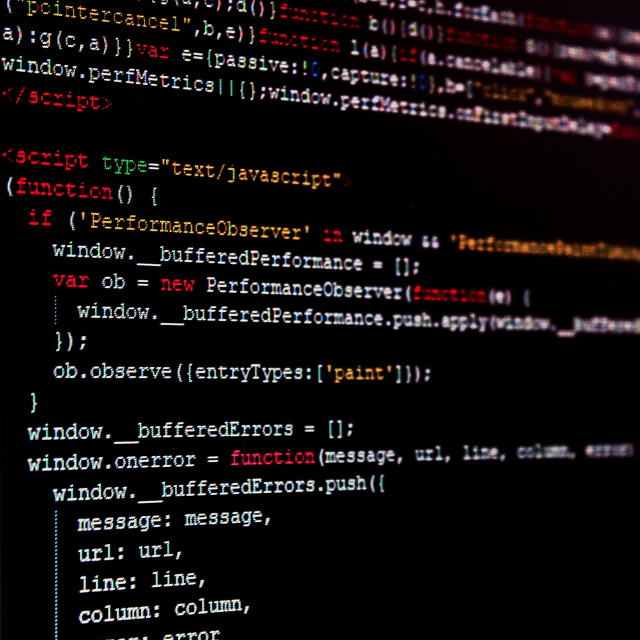
#> input picture photo-code/src/assets/code.jpg, 1280 x 1280 px (shown at 1/2 size)
$ python -i image_processing.py   (imports and definitions only)
#> lines starting #> are read from the running program, lines starting #| are printed output that depends on the picture
import io
import os
from PIL import Image, ImageEnhance, ImageFilter, ImageFile
import numpy as np
import cv2
from google.cloud import vision

def detect_text(path):
    """Detects text in the file."""
    client = vision.ImageAnnotatorClient()
    with io.open(path, 'rb') as image_file:
        content = image_file.read()

    image = vision.types.Image(content=content)

    response = client.document_text_detection(image=image)
    texts = response.text_annotations
    return response.text_annotations[0].description

def convert_detect(image_64_encode, filename="temp.jpg", convert=False):
    filename, file_extension = os.path.splitext(filename)
    path = "temp" + file_extension
    import base64
    image_64_decode = base64.decodestring(image_64_encode)
    image_result = open(path, 'wb')
    # create a writable image and write the decoding result
    image_result.write(image_64_decode)
    image_result.close()

    if (convert):
        new_path = path.replace(file_extension, "_edited" + file_extension)
        img = cv2.imread(path)
        img = cv2.cvtColor(img, cv2.COLOR_BGR2GRAY)
        kernel = np.ones((1, 1), np.uint8)
        img = cv2.dilate(img, kernel, iterations=1)
        img = cv2.erode(img, kernel, iterations=1)
        cv2.imwrite(new_path, img)
        path = new_path

    code = detect_text(path)

    f = open("tempc.cpp","w+")
    f.write(code)
    f.close()
    bashCommand = "clang-format tempc.cpp"
    import subprocess
    process = subprocess.Popen(bashCommand.split(), stdout=subprocess.PIPE)
    output, error = process.communicate()
    return output.decode("utf-8")

>>> import cv2
>>> picture = cv2.imread('../src/assets/code.jpg', cv2.IMREAD_GRAYSCALE)
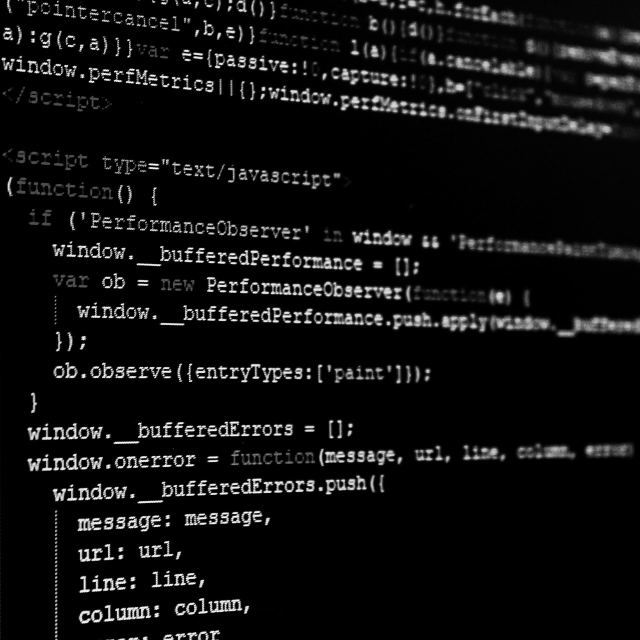
#> picture: shape (1280, 1280) (shown at 1/2 size); min 0, max 255, mean 16.2
>>> result = convert_detect(picture)
#> (the run stopped early here; a loop or call above may not have finished)
